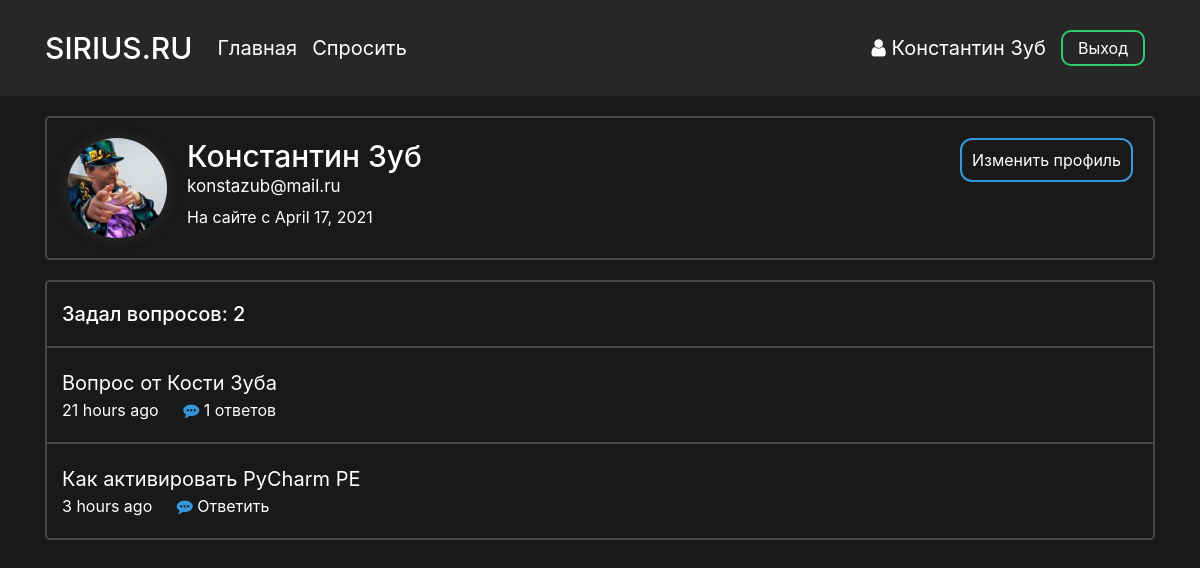
Screenshot of /profile/3 (signed in) with the database file from the repository.
### data/users.py (models this page shows, shortened)
class User(SqlAlchemyBase, UserMixin):
    __tablename__ = 'users'
    id = sqlalchemy.Column(sqlalchemy.Integer,
                           primary_key=True, autoincrement=True)
    surname = sqlalchemy.Column(sqlalchemy.String, nullable=True)
    name = sqlalchemy.Column(sqlalchemy.String, nullable=True)
    image_file = sqlalchemy.Column(sqlalchemy.String, nullable=False, default='default.jpg')
    age = sqlalchemy.Column(sqlalchemy.Integer, nullable=True)
    country = sqlalchemy.Column(sqlalchemy.String, nullable=True)
    city = sqlalchemy.Column(sqlalchemy.String, nullable=True)
    email = sqlalchemy.Column(sqlalchemy.String,
                              index=True, unique=True, nullable=True)
    hashed_password = sqlalchemy.Column(sqlalchemy.String, nullable=True)
    registration_date = sqlalchemy.Column(sqlalchemy.DateTime,
                                      default=datetime.datetime.utcnow)
    def get_questions(self):
        from .db_session import create_session
        from .questions import Question
        db_sess = create_session()
        questions = db_sess.query(Question).filter(Question.user_id == self.id).all()
        return questions

### data/questions.py (models this page shows)
class Question(SqlAlchemyBase):
    __tablename__ = 'questions'
    id = sqlalchemy.Column(sqlalchemy.Integer,
                           primary_key=True, autoincrement=True)
    title = sqlalchemy.Column(sqlalchemy.String)
    text = sqlalchemy.Column(sqlalchemy.String)
    user_id = sqlalchemy.Column(sqlalchemy.Integer,
                                sqlalchemy.ForeignKey("users.id"))
    user = orm.relation('User')
    created_date = sqlalchemy.Column(sqlalchemy.DateTime,
                                      default=datetime.datetime.utcnow)
    def get_answers(self):
        from data import db_session
        db_sess = db_session.create_session()
        answers= db_sess.query(Answer).filter(Answer.question_id == self.id).all()
        return answers

### main.py (the view, shortened to what this page needs)
@app.route("/profile/<int:profile_id>", methods=["GET", "POST"])
def profile_page(profile_id):
    form = UpdateProfileForm()
    db_sess = db_session.create_session()
    return render_template("profile.html", user=load_user(profile_id), form=form)

### data/db_session.py (called while the page is built)
def create_session() -> Session:
    global __factory
    return __factory()

### main.py (called while the page is built)
@manager.user_loader
def load_user(user_id):
    db_sess = db_session.create_session()
    user = db_sess.query(User).filter(User.id == user_id).first()
    return user

### templates/profile.html (shortened to what this page needs)
<head>
    <link rel="stylesheet" type="text/css" href="{{ url_for('static', filename='css/profile.css')}}">
</head>
{% extends "base.html" %}
{% block content %}
<div class="profile-block">
        <div class="profile-info">
            <img src="{{ url_for('static', filename='images/profile_pics/' + user.image_file) }}" alt="" class="profile_picture">
            <div class="info">
                <h3 class="name">{{ user.name }} {{ user.surname}}</h3>
                <p class="email">{{ user.email }}</p>
                <p class="registration-date">На сайте с {{ moment(user.registration_date).format('LL') }}</p>
            </div>
            {% if current_user %}
                {% if current_user.id == user.id %}
                    <a class="info-update-btn" data-toggle="collapse" href="#info-update" role="button" aria-expanded="false" aria-controls="info-update">
                        Изменить профиль
                    </a>
                {% endif %}
             {% endif %}
        </div>
    </div>
<div class="user-questions">
    {% set questions = user.get_questions() %}
    <div class="question-count-wrapper">
        <div class="question-count">
            <h5 class="counter">Задал вопросов: {{ questions|length }}</h5>
        </div>
    </div>
    <div class="questions">
        {% for item in questions %}
            <div class="question-block-wrapper">
                <div class="question-block">
                    <p class="question-title"><a href="{{ url_for('question_page', question_id = item.id) }}">{{ item.title }}</a></p>
                    <p class="created_time">{{ moment(item.created_date).fromNow(refresh=True) }}</p>
                    <p class="answers">
                        {% set answer_count = item.get_answers()|length %}
                        {% if answer_count == 0 %}
                        <a href="{{ url_for('question_page', question_id = item.id) }}">
                            <i class="fa fa-commenting answer-icon" aria-hidden="true"></i>
                            Ответить
                        </a>
                        {% else %}
                        <a href="{{ url_for('question_page', question_id = item.id) }}">
                            <i class="fa fa-commenting answer-icon" aria-hidden="true"></i>
                            {{ item.get_answers()|length }} ответов
                        </a>
                        {% endif %}
                    </p>
                </div>
            </div>
        {% endfor %}
    </div>
</div>
{% endblock %}

### templates/base.html (shortened to what this page needs)
<!doctype html>
<html lang="ru">
<head>
    <link rel="stylesheet"
          href="https://stackpath.bootstrapcdn.com/bootstrap/4.4.1/css/bootstrap.min.css"
>
    <link rel="stylesheet" type="text/css" href="{{ url_for('static', filename='css/base.css')}}">
    <link rel="stylesheet" href="https://maxcdn.bootstrapcdn.com/font-awesome/4.5.0/css/font-awesome.min.css">
</head>
<body>
    <header>
        <div class="container">
            <nav class="navbar header">
                <div class="nav_left">
                    <a class="navbar-brand nav_logo" href="{{ url_for('main_page') }}">SIRIUS.RU</a>
                    <a class="navbar-brand nav_item" href="{{ url_for('main_page') }}">Главная</a>
                    <a class="navbar-brand nav_item" href="{{ url_for('ask_question_page') }}">Спросить</a>
                </div>
                <div class="nav_right">
                    {% if current_user %}
                        {% if current_user.is_authenticated %}
                            <a class="profile nav_item" href="{{ url_for('profile_page', profile_id = current_user.id) }}">
                                <i class="fa fa-user" aria-hidden="true"></i> {{ current_user.name }} {{current_user.surname }}
                            </a>
                            <a class="nav_item nav_btn" href="{{ url_for('logout') }}">Выход</a>
                        {% else %}
                            <a class="nav_item nav_btn" href="{{ url_for('login') }}">Войти</a>
                            <a class="nav_item nav_btn" href="{{ url_for('reqister') }}">Зарегистрироваться</a>
                        {% endif %}
                    {% endif %}
                </div>
            </nav>
        </div>
    </header>
    <main role="main" class="container">
        {% block content %}{% endblock %}
    </main>
</body>
</html>

### static/css/profile.css (style rules this page uses)
.profile-block, .user-questions { border: 2px solid rgba(255, 255, 255, 0.2); border-radius: 5px; -webkit-background-clip: padding-box; background-clip: padding-box; }
.profile-block { margin-bottom: 20px; }
.profile-info { padding: 20px; display: flex; align-items: flex-start; position: relative; }
.info-update-btn { position: absolute; right: 20px; color:#FFF; line-height:40px; padding: 0 10px; display:block; border:2px solid #3498db; border-radius: 12px; text-align: center; }
.profile_picture { width: 100px; border-radius: 50%; margin-right: 20px; -webkit-box-shadow: 0px 0px 15px 0px rgba(150, 150, 150, 0.17); -moz-box-shadow: 0px 0px 15px 0px rgba(150, 150, 150, 0.17); box-shadow: 0px 0px 15px 0px rgba(150, 150, 150, 0.17); }
.info { display: inline-flex; flex-flow: column; }
.name { font-size: 30px; display: inline; margin: 0; }
.email { font-size: 17px; display: inline; margin-bottom: 5px; }
.user-questions { margin-bottom: 15px; }
.question-count { padding: 20px 15px; }
.counter { margin: 0; }
.question-block-wrapper:after, .question-block-wrapper:first-child:before { content: ''; display: block; height: 2px; background: rgba(255, 255, 255, 0.2); margin: 0px }
.question-block-wrapper:last-child:after { content: none; }
.question-block { padding: 20px 15px; }
.question-title { font-size: 20px; }
.created_time { display: inline; margin-right: 20px }
.answers { display: inline; }
.answer-icon { color: #3498db; }

### static/css/base.css (style rules this page uses)
html { color: #ffffff }
body { background-color: #191919 !important; color: #ffffff; overflow-y: scroll; }
a { color: #ffffff; }
p { margin: 0px; }
header { background-color: #272727; color: #ffffff; }
.header { display: flex; justify-content: space-between; vertical-align: middle; margin-bottom: 20px; padding: 10px 0; }
.nav_left, .nav_right { display: flex; flex-direction: row; flex-wrap: nowrap; justify-content: center; align-items: center; align-content: center; }
.nav_logo { font-size: 30px; font-weight: 500; margin-right: 25px }
.nav_item { display: inline-block; margin-right: 15px; transition: 0.15s; }
.profile { font-size: 20px; }
.nav_btn { border-radius: 10px; outline: none; border: 2px solid #2ecc71; background: none; display: block; margin: 20px auto; margin-right: 10px; padding: 4px 15px; text-align: center; color: white; transition: 0.25s; cursor: pointer; }

### rows the page displays
User: name "Константин", surname "Зуб", image_file (picture), email "konstazub@mail.ru", registration_date "April 17, 2021"
Question: title "Вопрос от Кости Зуба", created_date "21 hours ago", get_answers|length "1"
Question: title "Как активировать PyCharm PE", created_date "3 hours ago"

### other values shown
{{ questions|length }} "2"
